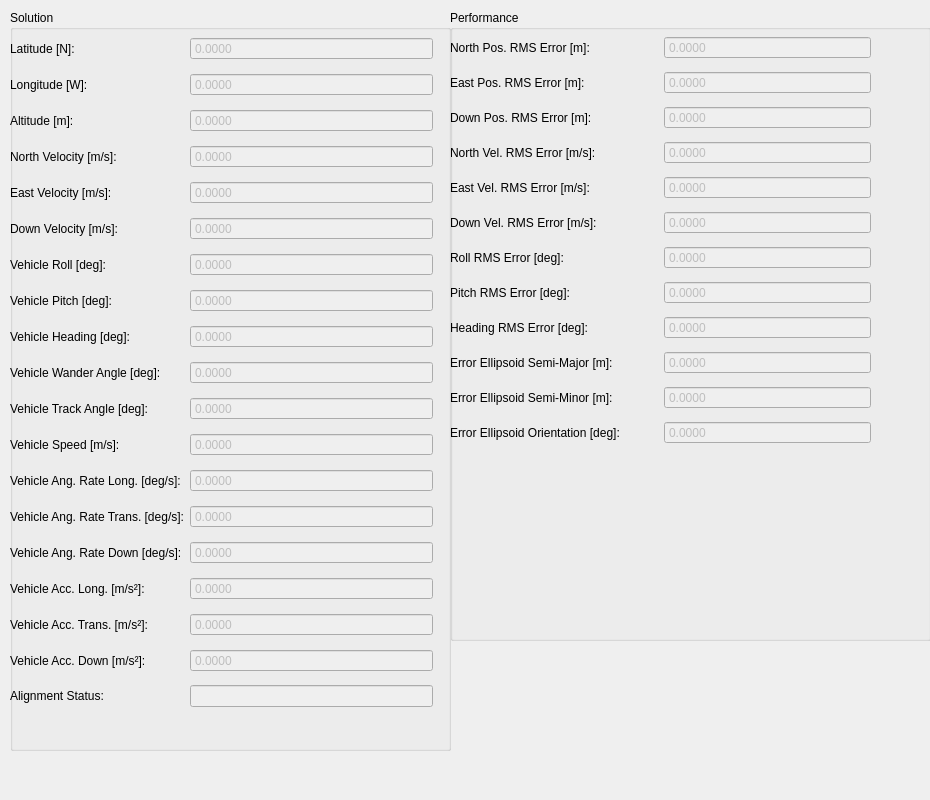
<?xml version="1.0" encoding="UTF-8"?>
<ui version="4.0">
 <class>NavigationTab</class>
 <widget class="QWidget" name="NavigationTab">
  <property name="geometry">
   <rect>
    <x>0</x>
    <y>0</y>
    <width>930</width>
    <height>800</height>
   </rect>
  </property>
  <property name="sizePolicy">
   <sizepolicy hsizetype="Preferred" vsizetype="Preferred">
    <horstretch>0</horstretch>
    <verstretch>0</verstretch>
   </sizepolicy>
  </property>
  <property name="windowTitle">
   <string>Form</string>
  </property>
  <widget class="QGroupBox" name="solutionGroupBox">
   <property name="geometry">
    <rect>
     <x>10</x>
     <y>10</y>
     <width>441</width>
     <height>741</height>
    </rect>
   </property>
   <property name="title">
    <string>Solution</string>
   </property>
   <widget class="QWidget" name="gridLayoutWidget">
    <property name="geometry">
     <rect>
      <x>0</x>
      <y>20</y>
      <width>423</width>
      <height>691</height>
     </rect>
    </property>
    <layout class="QGridLayout" name="solutionLayout">
     <item row="0" column="0">
      <widget class="QLabel" name="latLabel">
       <property name="text">
        <string>Latitude [N]:</string>
       </property>
      </widget>
     </item>
     <item row="0" column="1">
      <widget class="QDoubleSpinBox" name="latSpinBox">
       <property name="enabled">
        <bool>false</bool>
       </property>
       <property name="readOnly">
        <bool>true</bool>
       </property>
       <property name="buttonSymbols">
        <enum>QAbstractSpinBox::NoButtons</enum>
       </property>
       <property name="decimals">
        <number>4</number>
       </property>
       <property name="minimum">
        <double>-1000000.000000000000000</double>
       </property>
       <property name="maximum">
        <double>1000000.000000000000000</double>
       </property>
      </widget>
     </item>
     <item row="1" column="0">
      <widget class="QLabel" name="longLabel">
       <property name="text">
        <string>Longitude [W]:</string>
       </property>
      </widget>
     </item>
     <item row="1" column="1">
      <widget class="QDoubleSpinBox" name="longSpinBox">
       <property name="enabled">
        <bool>false</bool>
       </property>
       <property name="readOnly">
        <bool>true</bool>
       </property>
       <property name="buttonSymbols">
        <enum>QAbstractSpinBox::NoButtons</enum>
       </property>
       <property name="decimals">
        <number>4</number>
       </property>
       <property name="minimum">
        <double>-1000000.000000000000000</double>
       </property>
       <property name="maximum">
        <double>1000000.000000000000000</double>
       </property>
      </widget>
     </item>
     <item row="2" column="0">
      <widget class="QLabel" name="altLabel">
       <property name="text">
        <string>Altitude [m]:</string>
       </property>
      </widget>
     </item>
     <item row="2" column="1">
      <widget class="QDoubleSpinBox" name="altSpinBox">
       <property name="enabled">
        <bool>false</bool>
       </property>
       <property name="readOnly">
        <bool>true</bool>
       </property>
       <property name="buttonSymbols">
        <enum>QAbstractSpinBox::NoButtons</enum>
       </property>
       <property name="decimals">
        <number>4</number>
       </property>
       <property name="minimum">
        <double>-1000000.000000000000000</double>
       </property>
       <property name="maximum">
        <double>1000000.000000000000000</double>
       </property>
      </widget>
     </item>
     <item row="3" column="0">
      <widget class="QLabel" name="velNorthLabel">
       <property name="text">
        <string>North Velocity [m/s]:</string>
       </property>
      </widget>
     </item>
     <item row="4" column="0">
      <widget class="QLabel" name="velEastLabel">
       <property name="text">
        <string>East Velocity [m/s]:</string>
       </property>
      </widget>
     </item>
     <item row="4" column="1">
      <widget class="QDoubleSpinBox" name="velEastSpinBox">
       <property name="enabled">
        <bool>false</bool>
       </property>
       <property name="readOnly">
        <bool>true</bool>
       </property>
       <property name="buttonSymbols">
        <enum>QAbstractSpinBox::NoButtons</enum>
       </property>
       <property name="decimals">
        <number>4</number>
       </property>
       <property name="minimum">
        <double>-1000000.000000000000000</double>
       </property>
       <property name="maximum">
        <double>1000000.000000000000000</double>
       </property>
      </widget>
     </item>
     <item row="5" column="1">
      <widget class="QDoubleSpinBox" name="velDownSpinBox">
       <property name="enabled">
        <bool>false</bool>
       </property>
       <property name="readOnly">
        <bool>true</bool>
       </property>
       <property name="buttonSymbols">
        <enum>QAbstractSpinBox::NoButtons</enum>
       </property>
       <property name="decimals">
        <number>4</number>
       </property>
       <property name="minimum">
        <double>-1000000.000000000000000</double>
       </property>
       <property name="maximum">
        <double>1000000.000000000000000</double>
       </property>
      </widget>
     </item>
     <item row="6" column="1">
      <widget class="QDoubleSpinBox" name="rollSpinBox">
       <property name="enabled">
        <bool>false</bool>
       </property>
       <property name="readOnly">
        <bool>true</bool>
       </property>
       <property name="buttonSymbols">
        <enum>QAbstractSpinBox::NoButtons</enum>
       </property>
       <property name="decimals">
        <number>4</number>
       </property>
       <property name="minimum">
        <double>-1000000.000000000000000</double>
       </property>
       <property name="maximum">
        <double>1000000.000000000000000</double>
       </property>
      </widget>
     </item>
     <item row="5" column="0">
      <widget class="QLabel" name="velDownLabel">
       <property name="text">
        <string>Down Velocity [m/s]:</string>
       </property>
      </widget>
     </item>
     <item row="6" column="0">
      <widget class="QLabel" name="rollLabel">
       <property name="text">
        <string>Vehicle Roll [deg]:</string>
       </property>
      </widget>
     </item>
     <item row="7" column="0">
      <widget class="QLabel" name="pitchLabel">
       <property name="text">
        <string>Vehicle Pitch [deg]:</string>
       </property>
      </widget>
     </item>
     <item row="7" column="1">
      <widget class="QDoubleSpinBox" name="pitchSpinBox">
       <property name="enabled">
        <bool>false</bool>
       </property>
       <property name="readOnly">
        <bool>true</bool>
       </property>
       <property name="buttonSymbols">
        <enum>QAbstractSpinBox::NoButtons</enum>
       </property>
       <property name="decimals">
        <number>4</number>
       </property>
       <property name="minimum">
        <double>-1000000.000000000000000</double>
       </property>
       <property name="maximum">
        <double>1000000.000000000000000</double>
       </property>
      </widget>
     </item>
     <item row="8" column="0">
      <widget class="QLabel" name="headingLabel">
       <property name="text">
        <string>Vehicle Heading [deg]:</string>
       </property>
      </widget>
     </item>
     <item row="8" column="1">
      <widget class="QDoubleSpinBox" name="headingSpinBox">
       <property name="enabled">
        <bool>false</bool>
       </property>
       <property name="readOnly">
        <bool>true</bool>
       </property>
       <property name="buttonSymbols">
        <enum>QAbstractSpinBox::NoButtons</enum>
       </property>
       <property name="decimals">
        <number>4</number>
       </property>
       <property name="minimum">
        <double>-1000000.000000000000000</double>
       </property>
       <property name="maximum">
        <double>1000000.000000000000000</double>
       </property>
      </widget>
     </item>
     <item row="9" column="1">
      <widget class="QDoubleSpinBox" name="wanderSpinBox">
       <property name="enabled">
        <bool>false</bool>
       </property>
       <property name="readOnly">
        <bool>true</bool>
       </property>
       <property name="buttonSymbols">
        <enum>QAbstractSpinBox::NoButtons</enum>
       </property>
       <property name="decimals">
        <number>4</number>
       </property>
       <property name="minimum">
        <double>-1000000.000000000000000</double>
       </property>
       <property name="maximum">
        <double>1000000.000000000000000</double>
       </property>
      </widget>
     </item>
     <item row="9" column="0">
      <widget class="QLabel" name="wanderLabel">
       <property name="text">
        <string>Vehicle Wander Angle [deg]:</string>
       </property>
      </widget>
     </item>
     <item row="10" column="0">
      <widget class="QLabel" name="trackLabel">
       <property name="text">
        <string>Vehicle Track Angle [deg]:</string>
       </property>
      </widget>
     </item>
     <item row="10" column="1">
      <widget class="QDoubleSpinBox" name="trackSpinBox">
       <property name="enabled">
        <bool>false</bool>
       </property>
       <property name="readOnly">
        <bool>true</bool>
       </property>
       <property name="buttonSymbols">
        <enum>QAbstractSpinBox::NoButtons</enum>
       </property>
       <property name="decimals">
        <number>4</number>
       </property>
       <property name="minimum">
        <double>-1000000.000000000000000</double>
       </property>
       <property name="maximum">
        <double>1000000.000000000000000</double>
       </property>
      </widget>
     </item>
     <item row="11" column="0">
      <widget class="QLabel" name="speedLabel">
       <property name="text">
        <string>Vehicle Speed [m/s]:</string>
       </property>
      </widget>
     </item>
     <item row="11" column="1">
      <widget class="QDoubleSpinBox" name="speedSpinBox">
       <property name="enabled">
        <bool>false</bool>
       </property>
       <property name="readOnly">
        <bool>true</bool>
       </property>
       <property name="buttonSymbols">
        <enum>QAbstractSpinBox::NoButtons</enum>
       </property>
       <property name="decimals">
        <number>4</number>
       </property>
       <property name="minimum">
        <double>-1000000.000000000000000</double>
       </property>
       <property name="maximum">
        <double>1000000.000000000000000</double>
       </property>
      </widget>
     </item>
     <item row="12" column="0">
      <widget class="QLabel" name="rateLongLabel">
       <property name="text">
        <string>Vehicle Ang. Rate Long. [deg/s]:</string>
       </property>
      </widget>
     </item>
     <item row="12" column="1">
      <widget class="QDoubleSpinBox" name="rateLongSpinBox">
       <property name="enabled">
        <bool>false</bool>
       </property>
       <property name="readOnly">
        <bool>true</bool>
       </property>
       <property name="buttonSymbols">
        <enum>QAbstractSpinBox::NoButtons</enum>
       </property>
       <property name="decimals">
        <number>4</number>
       </property>
       <property name="minimum">
        <double>-1000000.000000000000000</double>
       </property>
       <property name="maximum">
        <double>1000000.000000000000000</double>
       </property>
      </widget>
     </item>
     <item row="13" column="0">
      <widget class="QLabel" name="rateTransLabel">
       <property name="text">
        <string>Vehicle Ang. Rate Trans. [deg/s]:</string>
       </property>
      </widget>
     </item>
     <item row="13" column="1">
      <widget class="QDoubleSpinBox" name="rateTransSpinBox">
       <property name="enabled">
        <bool>false</bool>
       </property>
       <property name="readOnly">
        <bool>true</bool>
       </property>
       <property name="buttonSymbols">
        <enum>QAbstractSpinBox::NoButtons</enum>
       </property>
       <property name="decimals">
        <number>4</number>
       </property>
       <property name="minimum">
        <double>-1000000.000000000000000</double>
       </property>
       <property name="maximum">
        <double>1000000.000000000000000</double>
       </property>
      </widget>
     </item>
     <item row="14" column="0">
      <widget class="QLabel" name="rateDownLabel">
       <property name="text">
        <string>Vehicle Ang. Rate Down [deg/s]:</string>
       </property>
      </widget>
     </item>
     <item row="14" column="1">
      <widget class="QDoubleSpinBox" name="rateDownSpinBox">
       <property name="enabled">
        <bool>false</bool>
       </property>
       <property name="readOnly">
        <bool>true</bool>
       </property>
       <property name="buttonSymbols">
        <enum>QAbstractSpinBox::NoButtons</enum>
       </property>
       <property name="decimals">
        <number>4</number>
       </property>
       <property name="minimum">
        <double>-1000000.000000000000000</double>
       </property>
       <property name="maximum">
        <double>1000000.000000000000000</double>
       </property>
      </widget>
     </item>
     <item row="15" column="0">
      <widget class="QLabel" name="accLongLabel">
       <property name="text">
        <string>Vehicle Acc. Long. [m/s²]:</string>
       </property>
      </widget>
     </item>
     <item row="15" column="1">
      <widget class="QDoubleSpinBox" name="accLongSpinBox">
       <property name="enabled">
        <bool>false</bool>
       </property>
       <property name="readOnly">
        <bool>true</bool>
       </property>
       <property name="buttonSymbols">
        <enum>QAbstractSpinBox::NoButtons</enum>
       </property>
       <property name="decimals">
        <number>4</number>
       </property>
       <property name="minimum">
        <double>-1000000.000000000000000</double>
       </property>
       <property name="maximum">
        <double>1000000.000000000000000</double>
       </property>
      </widget>
     </item>
     <item row="16" column="0">
      <widget class="QLabel" name="accTransLabel">
       <property name="text">
        <string>Vehicle Acc. Trans. [m/s²]:</string>
       </property>
      </widget>
     </item>
     <item row="16" column="1">
      <widget class="QDoubleSpinBox" name="accTransSpinBox">
       <property name="enabled">
        <bool>false</bool>
       </property>
       <property name="buttonSymbols">
        <enum>QAbstractSpinBox::NoButtons</enum>
       </property>
       <property name="decimals">
        <number>4</number>
       </property>
       <property name="minimum">
        <double>-1000000.000000000000000</double>
       </property>
       <property name="maximum">
        <double>1000000.000000000000000</double>
       </property>
      </widget>
     </item>
     <item row="17" column="0">
      <widget class="QLabel" name="accDownLabel">
       <property name="text">
        <string>Vehicle Acc. Down [m/s²]:</string>
       </property>
      </widget>
     </item>
     <item row="17" column="1">
      <widget class="QDoubleSpinBox" name="accDownSpinBox">
       <property name="enabled">
        <bool>false</bool>
       </property>
       <property name="readOnly">
        <bool>true</bool>
       </property>
       <property name="buttonSymbols">
        <enum>QAbstractSpinBox::NoButtons</enum>
       </property>
       <property name="decimals">
        <number>4</number>
       </property>
       <property name="minimum">
        <double>-1000000.000000000000000</double>
       </property>
       <property name="maximum">
        <double>1000000.000000000000000</double>
       </property>
      </widget>
     </item>
     <item row="3" column="1">
      <widget class="QDoubleSpinBox" name="velNorthSpinBox">
       <property name="enabled">
        <bool>false</bool>
       </property>
       <property name="readOnly">
        <bool>true</bool>
       </property>
       <property name="buttonSymbols">
        <enum>QAbstractSpinBox::NoButtons</enum>
       </property>
       <property name="decimals">
        <number>4</number>
       </property>
       <property name="minimum">
        <double>-1000000.000000000000000</double>
       </property>
       <property name="maximum">
        <double>1000000.000000000000000</double>
       </property>
      </widget>
     </item>
     <item row="18" column="1">
      <widget class="QLineEdit" name="alignmentText">
       <property name="enabled">
        <bool>false</bool>
       </property>
       <property name="readOnly">
        <bool>true</bool>
       </property>
      </widget>
     </item>
     <item row="18" column="0">
      <widget class="QLabel" name="alignmentLabel">
       <property name="text">
        <string>Alignment Status:</string>
       </property>
      </widget>
     </item>
    </layout>
   </widget>
  </widget>
  <widget class="QGroupBox" name="performanceGroupBox">
   <property name="geometry">
    <rect>
     <x>450</x>
     <y>10</y>
     <width>481</width>
     <height>631</height>
    </rect>
   </property>
   <property name="title">
    <string>Performance</string>
   </property>
   <widget class="QWidget" name="gridLayoutWidget_2">
    <property name="geometry">
     <rect>
      <x>0</x>
      <y>20</y>
      <width>421</width>
      <height>431</height>
     </rect>
    </property>
    <layout class="QGridLayout" name="performanceLayout">
     <item row="7" column="0">
      <widget class="QLabel" name="rollRMSLabel">
       <property name="text">
        <string>Roll RMS Error [deg]:</string>
       </property>
      </widget>
     </item>
     <item row="8" column="0">
      <widget class="QLabel" name="pitchRMSLabel">
       <property name="text">
        <string>Pitch RMS Error [deg]:</string>
       </property>
      </widget>
     </item>
     <item row="9" column="0">
      <widget class="QLabel" name="headingRMSLabel">
       <property name="text">
        <string>Heading RMS Error [deg]:</string>
       </property>
      </widget>
     </item>
     <item row="5" column="0">
      <widget class="QLabel" name="velEastRMSLabel">
       <property name="text">
        <string>East Vel. RMS Error [m/s]:</string>
       </property>
      </widget>
     </item>
     <item row="6" column="0">
      <widget class="QLabel" name="velDownRMSLabel">
       <property name="text">
        <string>Down Vel. RMS Error [m/s]:</string>
       </property>
      </widget>
     </item>
     <item row="1" column="0">
      <widget class="QLabel" name="posNorthLabel">
       <property name="text">
        <string>North Pos. RMS Error [m]:</string>
       </property>
      </widget>
     </item>
     <item row="2" column="0">
      <widget class="QLabel" name="posEastLabel">
       <property name="text">
        <string>East Pos. RMS Error [m]:</string>
       </property>
      </widget>
     </item>
     <item row="3" column="0">
      <widget class="QLabel" name="posDownLabel">
       <property name="text">
        <string>Down Pos. RMS Error [m]:</string>
       </property>
      </widget>
     </item>
     <item row="1" column="1">
      <widget class="QDoubleSpinBox" name="posNorthRMSSpinBox">
       <property name="enabled">
        <bool>false</bool>
       </property>
       <property name="readOnly">
        <bool>true</bool>
       </property>
       <property name="buttonSymbols">
        <enum>QAbstractSpinBox::NoButtons</enum>
       </property>
       <property name="decimals">
        <number>4</number>
       </property>
       <property name="minimum">
        <double>-1000000.000000000000000</double>
       </property>
       <property name="maximum">
        <double>1000000.000000000000000</double>
       </property>
      </widget>
     </item>
     <item row="2" column="1">
      <widget class="QDoubleSpinBox" name="posEastRMSSpinBox">
       <property name="enabled">
        <bool>false</bool>
       </property>
       <property name="readOnly">
        <bool>true</bool>
       </property>
       <property name="buttonSymbols">
        <enum>QAbstractSpinBox::NoButtons</enum>
       </property>
       <property name="decimals">
        <number>4</number>
       </property>
       <property name="minimum">
        <double>-1000000.000000000000000</double>
       </property>
       <property name="maximum">
        <double>1000000.000000000000000</double>
       </property>
      </widget>
     </item>
     <item row="3" column="1">
      <widget class="QDoubleSpinBox" name="posDownRMSSpinBox">
       <property name="enabled">
        <bool>false</bool>
       </property>
       <property name="readOnly">
        <bool>true</bool>
       </property>
       <property name="buttonSymbols">
        <enum>QAbstractSpinBox::NoButtons</enum>
       </property>
       <property name="decimals">
        <number>4</number>
       </property>
       <property name="minimum">
        <double>-1000000.000000000000000</double>
       </property>
       <property name="maximum">
        <double>1000000.000000000000000</double>
       </property>
      </widget>
     </item>
     <item row="4" column="1">
      <widget class="QDoubleSpinBox" name="velNorthRMSSpinBox">
       <property name="enabled">
        <bool>false</bool>
       </property>
       <property name="readOnly">
        <bool>true</bool>
       </property>
       <property name="buttonSymbols">
        <enum>QAbstractSpinBox::NoButtons</enum>
       </property>
       <property name="decimals">
        <number>4</number>
       </property>
       <property name="minimum">
        <double>-1000000.000000000000000</double>
       </property>
       <property name="maximum">
        <double>1000000.000000000000000</double>
       </property>
      </widget>
     </item>
     <item row="5" column="1">
      <widget class="QDoubleSpinBox" name="velEastRMSSpinBox">
       <property name="enabled">
        <bool>false</bool>
       </property>
       <property name="readOnly">
        <bool>true</bool>
       </property>
       <property name="buttonSymbols">
        <enum>QAbstractSpinBox::NoButtons</enum>
       </property>
       <property name="decimals">
        <number>4</number>
       </property>
       <property name="minimum">
        <double>-1000000.000000000000000</double>
       </property>
       <property name="maximum">
        <double>1000000.000000000000000</double>
       </property>
      </widget>
     </item>
     <item row="6" column="1">
      <widget class="QDoubleSpinBox" name="velDownRMSSpinBox">
       <property name="enabled">
        <bool>false</bool>
       </property>
       <property name="readOnly">
        <bool>true</bool>
       </property>
       <property name="buttonSymbols">
        <enum>QAbstractSpinBox::NoButtons</enum>
       </property>
       <property name="decimals">
        <number>4</number>
       </property>
       <property name="minimum">
        <double>-1000000.000000000000000</double>
       </property>
       <property name="maximum">
        <double>1000000.000000000000000</double>
       </property>
      </widget>
     </item>
     <item row="7" column="1">
      <widget class="QDoubleSpinBox" name="rollRMSSpinBox">
       <property name="enabled">
        <bool>false</bool>
       </property>
       <property name="readOnly">
        <bool>true</bool>
       </property>
       <property name="buttonSymbols">
        <enum>QAbstractSpinBox::NoButtons</enum>
       </property>
       <property name="decimals">
        <number>4</number>
       </property>
       <property name="minimum">
        <double>-1000000.000000000000000</double>
       </property>
       <property name="maximum">
        <double>1000000.000000000000000</double>
       </property>
      </widget>
     </item>
     <item row="8" column="1">
      <widget class="QDoubleSpinBox" name="pitchRMSSpinBox">
       <property name="enabled">
        <bool>false</bool>
       </property>
       <property name="readOnly">
        <bool>true</bool>
       </property>
       <property name="buttonSymbols">
        <enum>QAbstractSpinBox::NoButtons</enum>
       </property>
       <property name="decimals">
        <number>4</number>
       </property>
       <property name="minimum">
        <double>-1000000.000000000000000</double>
       </property>
       <property name="maximum">
        <double>1000000.000000000000000</double>
       </property>
      </widget>
     </item>
     <item row="9" column="1">
      <widget class="QDoubleSpinBox" name="headingRMSSpinBox">
       <property name="enabled">
        <bool>false</bool>
       </property>
       <property name="readOnly">
        <bool>true</bool>
       </property>
       <property name="buttonSymbols">
        <enum>QAbstractSpinBox::NoButtons</enum>
       </property>
       <property name="decimals">
        <number>4</number>
       </property>
       <property name="minimum">
        <double>-1000000.000000000000000</double>
       </property>
       <property name="maximum">
        <double>1000000.000000000000000</double>
       </property>
      </widget>
     </item>
     <item row="10" column="0">
      <widget class="QLabel" name="semiMajorLabel">
       <property name="text">
        <string>Error Ellipsoid Semi-Major [m]:</string>
       </property>
      </widget>
     </item>
     <item row="11" column="0">
      <widget class="QLabel" name="semiMinorLabel">
       <property name="text">
        <string>Error Ellipsoid Semi-Minor [m]:</string>
       </property>
      </widget>
     </item>
     <item row="12" column="0">
      <widget class="QLabel" name="orientationLabel">
       <property name="text">
        <string>Error Ellipsoid Orientation [deg]:</string>
       </property>
      </widget>
     </item>
     <item row="10" column="1">
      <widget class="QDoubleSpinBox" name="semiMajorSpinBox">
       <property name="enabled">
        <bool>false</bool>
       </property>
       <property name="readOnly">
        <bool>true</bool>
       </property>
       <property name="buttonSymbols">
        <enum>QAbstractSpinBox::NoButtons</enum>
       </property>
       <property name="decimals">
        <number>4</number>
       </property>
       <property name="minimum">
        <double>-1000000.000000000000000</double>
       </property>
       <property name="maximum">
        <double>1000000.000000000000000</double>
       </property>
      </widget>
     </item>
     <item row="11" column="1">
      <widget class="QDoubleSpinBox" name="semiMinorSpinBox">
       <property name="enabled">
        <bool>false</bool>
       </property>
       <property name="readOnly">
        <bool>true</bool>
       </property>
       <property name="buttonSymbols">
        <enum>QAbstractSpinBox::NoButtons</enum>
       </property>
       <property name="decimals">
        <number>4</number>
       </property>
       <property name="minimum">
        <double>-1000000.000000000000000</double>
       </property>
       <property name="maximum">
        <double>1000000.000000000000000</double>
       </property>
      </widget>
     </item>
     <item row="12" column="1">
      <widget class="QDoubleSpinBox" name="orientationSpinBox">
       <property name="enabled">
        <bool>false</bool>
       </property>
       <property name="readOnly">
        <bool>true</bool>
       </property>
       <property name="buttonSymbols">
        <enum>QAbstractSpinBox::NoButtons</enum>
       </property>
       <property name="decimals">
        <number>4</number>
       </property>
       <property name="minimum">
        <double>-1000000.000000000000000</double>
       </property>
       <property name="maximum">
        <double>1000000.000000000000000</double>
       </property>
      </widget>
     </item>
     <item row="4" column="0">
      <widget class="QLabel" name="velNorthRMSLabel">
       <property name="text">
        <string>North Vel. RMS Error [m/s]:</string>
       </property>
      </widget>
     </item>
    </layout>
   </widget>
  </widget>
 </widget>
 <resources/>
 <connections/>
</ui>
